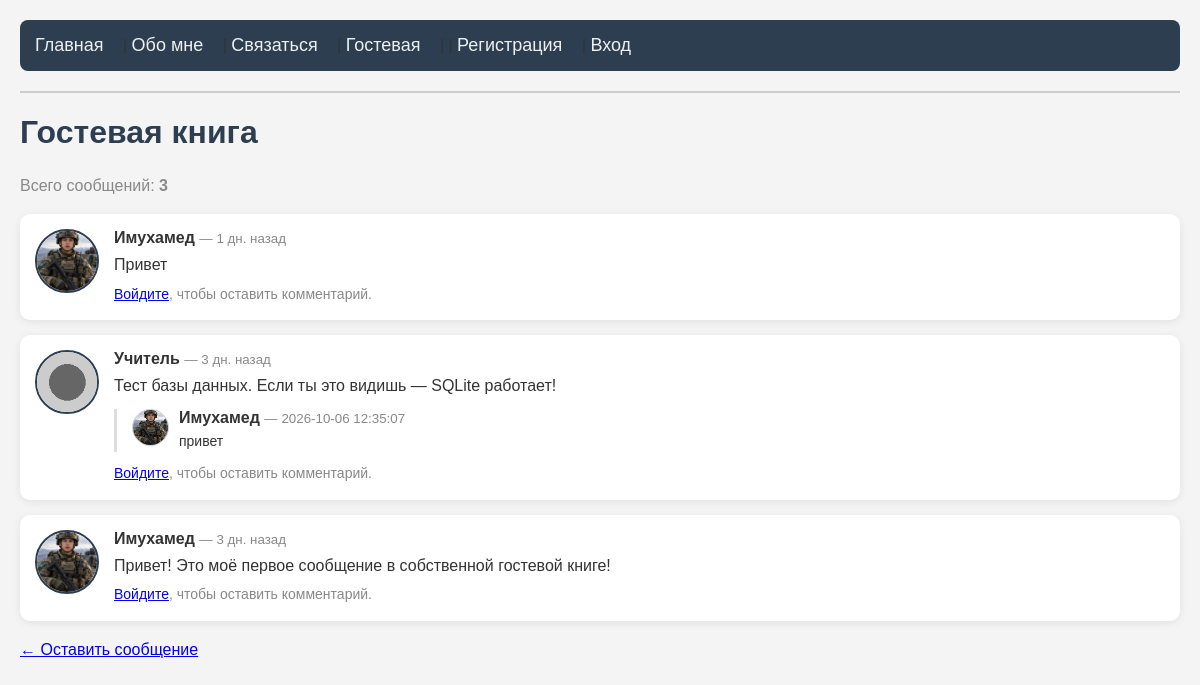
The page /messages on the database its author committed.
### tables this page shows
CREATE TABLE messages (
 id INTEGER PRIMARY KEY AUTOINCREMENT,
  name TEXT NOT NULL,
  message TEXT NOT NULL,
   created_at TEXT DEFAULT CURRENT_TIMESTAMP
   );

CREATE TABLE users (
  id INTEGER PRIMARY KEY AUTOINCREMENT,
    username TEXT UNIQUE NOT NULL,
     email TEXT UNIQUE NOT NULL,
      password_hash TEXT NOT NULL,
       created_at TEXT DEFAULT CURRENT_TIMESTAMP
       , reset_token TEXT, avatar TEXT DEFAULT 'default.png', is_admin INTEGER DEFAULT 0);

CREATE TABLE comments (id INTEGER PRIMARY KEY AUTOINCREMENT, message_id INTEGER NOT NULL, username TEXT NOT NULL, text TEXT NOT NULL, created_at TEXT DEFAULT CURRENT_TIMESTAMP, FOREIGN KEY (message_id) REFERENCES messages(id));

### app.py (the view)
@app.route('/messages')
def messages():
    conn = get_db()
    rows = conn.execute("""
        SELECT messages.id, messages.name, messages.message, messages.created_at,
               users.avatar
        FROM messages
        LEFT JOIN users ON messages.name = users.username
        ORDER BY messages.id DESC
    """).fetchall()
    count = conn.execute("SELECT COUNT(*) FROM messages").fetchone()[0]
    current_user = None
    if 'user_id' in session:
        current_user = conn.execute("SELECT * FROM users WHERE id = ?", (session['user_id'],)).fetchone()
    formatted = []
    for row in rows:
        comments = conn.execute("""
            SELECT comments.*, users.avatar
            FROM comments
            LEFT JOIN users ON comments.username = users.username
            WHERE comments.message_id = ?
            ORDER BY comments.id ASC
        """, (row['id'],)).fetchall()
        can_delete = False
        if current_user:
            if current_user['is_admin'] == 1 or current_user['username'] == row['name']:
                can_delete = True
        formatted.append({
            'id': row['id'],
            'name': row['name'],
            'message': row['message'],
            'created_at': format_time(row['created_at']),
            'avatar': row['avatar'],
            'can_delete': can_delete,
            'comments': comments
        })
    conn.close()
    return render_template('messages.html', messages=formatted, count=count)

### app.py (called while the page is built)
def format_time(timestamp):
    try:
        dt = datetime.strptime(timestamp, "%Y-%m-%d %H:%M:%S")
    except:
        return timestamp
    now = datetime.now()
    diff = now - dt
    seconds = diff.total_seconds()
    if seconds < 60:
        return "только что"
    elif seconds < 3600:
        minutes = int(seconds // 60)
        return f"{minutes} мин. назад"
    elif seconds < 86400:
        hours = int(seconds // 3600)
        return f"{hours} ч. назад"
    elif seconds < 604800:
        days = int(seconds // 86400)
        return f"{days} дн. назад"
    else:
        return dt.strftime("%d.%m.%Y")

def get_db():
    conn = sqlite3.connect(DB)
    conn.row_factory = sqlite3.Row
    return conn

### templates/messages.html (shortened to what this page needs)
{% extends "base.html" %}
{% block content %}
    <h1>Гостевая книга</h1>
    <p style="color:#888;">Всего сообщений: <strong>{{ count }}</strong></p>
    {% if messages %}
        {% for msg in messages %}
            <div class="msg-card">
                {% if msg['avatar'] %}
                    <img src="{{ url_for('static', filename='avatars/' + msg['avatar']) }}" alt="Аватар" class="avatar">
                {% else %}
                    <img src="{{ url_for('static', filename='avatars/default.png') }}" alt="Аватар" class="avatar">
                {% endif %}
                <div class="msg-body">
                    <strong>{{ msg['name'] }}</strong>
                    <small style="color:#888;"> — {{ msg['created_at'] }}</small>
                    <p>{{ msg['message'] }}</p>
                    {% if msg['comments'] %}
                        <div class="comments-block">
                            {% for c in msg['comments'] %}
                                <div class="comment">
                                    {% if c['avatar'] %}
                                        <img src="{{ url_for('static', filename='avatars/' + c['avatar']) }}" alt="Аватар" class="comment-avatar">
                                    {% else %}
                                        <img src="{{ url_for('static', filename='avatars/default.png') }}" alt="Аватар" class="comment-avatar">
                                    {% endif %}
                                    <div>
                                        <strong>{{ c['username'] }}</strong>
                                        <small style="color:#888;"> — {{ c['created_at'] }}</small>
                                        <p>{{ c['text'] }}</p>
                                    </div>
                                </div>
                            {% endfor %}
                        </div>
                    {% endif %}
                    {% if session.user_id %}
                        <form method="POST" action="/add_comment/{{ msg['id'] }}" class="comment-form">
                            <input type="text" name="text" placeholder="Написать комментарий..." required>
                            <button type="submit">Ответить</button>
                        </form>
                    {% else %}
                        <p style="color:#888; font-size:14px;"><a href="/login">Войдите</a>, чтобы оставить комментарий.</p>
                    {% endif %}
                </div>
            </div>
        {% endfor %}
    {% else %}
        <p>Пока сообщений нет. <a href="/contact">Оставьте первое!</a></p>
    {% endif %}
    <p><a href="/contact">← Оставить сообщение</a></p>
{% endblock %}

### templates/base.html (shortened to what this page needs)
<!DOCTYPE html>
<html>
<head>
	<title>{% block title %}Мой сайт{% endblock %}</title>                                                      	<link rel="stylesheet" href="{{ url_for('static', filename='style.css') }}">
</head>
<body>
    <nav>
    <a href="/">Главная</a> |
    <a href="/about">Обо мне</a> |
    <a href="/contact">Связаться</a> |
    <a href="/messages">Гостевая</a> |
    {% if session.user_id %}
        | <a href="/profile">Привет, {{ session.username }}!</a> |
        <a href="/logout">Выйти</a>
    {% else %}
        | <a href="/register">Регистрация</a> |
        <a href="/login">Вход</a>
    {% endif %}
 </nav>
    <hr>
    {% block content %}{% endblock %}
</body>
</html>

### static/style.css (style rules this page uses)
body { font-family: Arial, sans-serif; background-color: #f4f4f4; color: #333; margin: 0; padding: 20px; }
nav { background-color: #2c3e50; padding: 15px; border-radius: 8px; margin-bottom: 20px; }
nav a { color: #ecf0f1; text-decoration: none; font-size: 18px; margin-right: 15px; }
h1 { color: #2c3e50; font-size: 32px; }
p { font-size: 16px; line-height: 1.6; }
hr { border: 1px solid #ccc; margin: 20px 0; }
.msg-card { display: flex; gap: 15px; align-items: flex-start; background: #ffffff; border-radius: 10px; padding: 15px; margin-bottom: 15px; box-shadow: 0 2px 8px rgba(0,0,0,0.08); transition: transform 0.2s, box-shadow 0.2s; }
.avatar { width: 60px; height: 60px; border-radius: 50%; object-fit: cover; border: 2px solid #2c3e50; flex-shrink: 0; }
.msg-body { flex: 1; }
.msg-body p { margin: 5px 0 0 0; color: #333; }
.comments-block { margin-top: 10px; padding-left: 15px; border-left: 3px solid #ddd; }
.comment { display: flex; gap: 10px; margin-bottom: 10px; align-items: flex-start; }
.comment-avatar { width: 35px; height: 35px; border-radius: 50%; object-fit: cover; border: 1px solid #ccc; flex-shrink: 0; }
.comment p { margin: 3px 0 0 0; font-size: 14px; }

### rows shown on the page
messages: avatar (picture), name "Имухамед", created_at "1 дн. назад", message "Привет"
messages: name "Учитель", created_at "3 дн. назад", message "Тест базы данных. Если ты это видишь — SQLite работает!"
comments: avatar (picture), username "Имухамед", created_at "2026-10-06 12:35:07", text "привет"
messages: avatar (picture), name "Имухамед", created_at "3 дн. назад", message "Привет! Это моё первое сообщение в собственной гостевой книге!"

### other values the page prints
{{ count }} "3"
